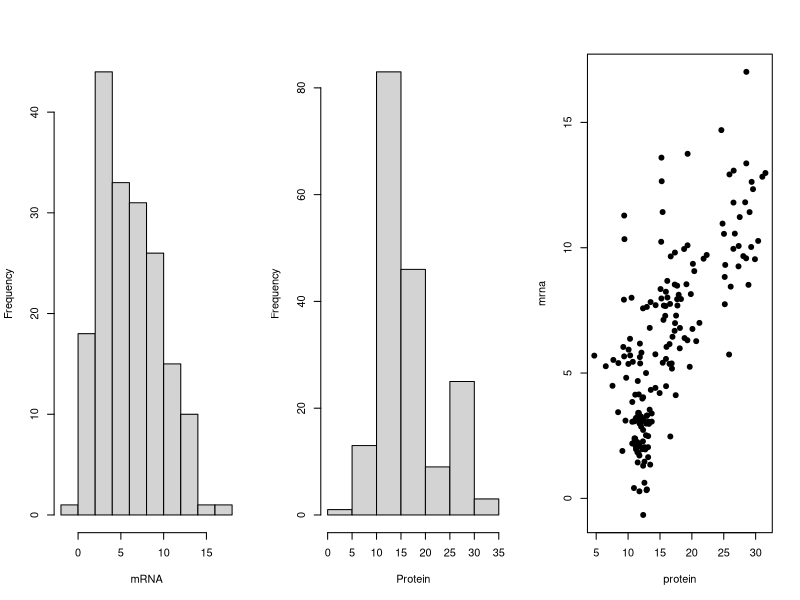
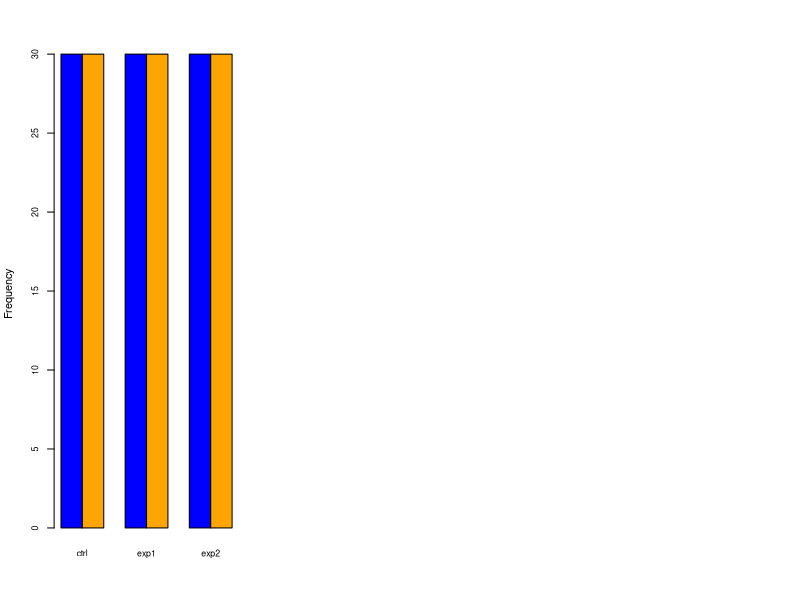
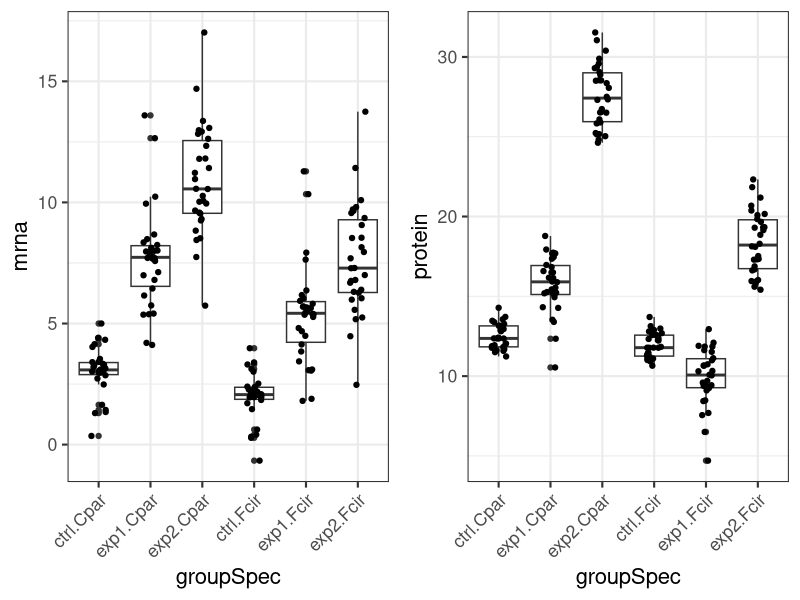

R code for these plots, in order:
## ---- chunk 1
require(knitr)
# include this code chunk as-is to set options
opts_chunk$set(comment = NA, prompt = FALSE, fig.height=5, fig.width=5, dpi=300, fig.align = "center", message = FALSE, warning = FALSE, cache=FALSE)
Sys.setlocale("LC_TIME", "C")
## ---- chunk 2
# Libraries and functions
suppressMessages(library(ggplot2))
suppressMessages(library(dplyr))
## ---- chunk 3
# Example data
n <- 6
ctrl <- rnorm(n, 2, 1)
exp1 <- rnorm(n, 5, 2)
exp2 <- rnorm(n, 8, 2)
factor <- rep(c("ctrl", "exp1", "exp2"), each = n)
spec <- rep(c("Fcir", "Cpar"), each = n*3)
## ---- chunk 4
data.frame(ctrl, exp1, exp2)
## ---- chunk 5
data.frame(Fcir.ctrl = ctrl, Fcir.exp1 = exp1, Fcir.exp2 = exp2, 
           Cpar.ctrl = ctrl+1.02, Cpar.exp1 = exp1+2.31, Cpar.exp2 = exp2+3.27)
## ---- chunk 6
data.frame(group = factor, 
           variable = c(ctrl, exp1, exp2))
## ---- chunk 7
data.frame(species = spec, 
           group = c(factor, factor), 
           variable = c(ctrl, exp1, exp2, ctrl+1.02, exp1+2.31, exp2+3.27))
## ---- chunk 8
# Example data
n <- 30
var1.ctrl <- rnorm(n, 2, 1)
var1.exp1 <- rnorm(n, 5, 2)
var1.exp2 <- rnorm(n, 8, 2)
var2.ctrl <- rnorm(n, 12, 1)
var2.exp1 <- rnorm(n, 10, 2)
var2.exp2 <- rnorm(n, 18, 2)
factor <- rep(c("ctrl", "exp1", "exp2"), each = n)
spec <- rep(c("Fcir", "Cpar"), each = n*3)

dataExample <- data.frame(species = spec, 
                          group = c(factor, factor), 
                          mrna = c(var1.ctrl, var1.exp1, var1.exp2, var1.ctrl+1.02, var1.exp1+2.31, var1.exp2+3.27),
                          protein = c(var2.ctrl, var2.exp1, var2.exp2, var2.ctrl+0.58, var2.exp1+5.84, var2.exp2+9.21))
dataExample %>% group_by(species, group) %>% sample_n(size = 3)
## ---- chunk 9
psych::describe(dataExample[, c("mrna", "protein")])
## ---- chunk 10
par(mfrow=c(1,3))
hist(dataExample$mrna, main = "", xlab = "mRNA")
hist(dataExample$protein, main = "", xlab = "Protein")
plot(mrna ~ protein, data = dataExample, pch = 19)
## ---- chunk 11
table(dataExample[, c("species", "group")])
## ---- chunk 12
par(xpd=T, cex.axis = 0.8)
barplot(table(dataExample[, c("species", "group")]), beside = T, 
        col= c("blue", "orange"), ylab = "Frequency")
legend(2.5, 35,  c("Fcir", "Cpar"), fill = c("blue", "orange"), bty = "n",ncol = 2)
## ---- chunk 13
do.call(data.frame, aggregate(mrna ~ group + species, data = dataExample, 
                              FUN = function(x) c(mean = mean(x), sd = sd(x), 
                                                  quantile(x, .25), median = median(x), quantile(x, .75)) ) )

do.call(data.frame, aggregate(protein ~ group + species, data = dataExample, 
                              FUN = function(x) c(mean = mean(x), sd = sd(x), 
                                                  quantile(x, .25), median = median(x), quantile(x, .75)) ) )
## ---- chunk 14
dataExample$groupSpec <- interaction(dataExample$group, dataExample$species)

mrnaBox <- ggplot(dataExample, aes(groupSpec, mrna)) +
  geom_boxplot() +
  geom_jitter(width=0.15) +
  theme_bw(16) +
  theme(axis.text.x = element_text(angle = 45, hjust=1))

proteinBox <- ggplot(dataExample, aes(groupSpec, protein)) +
  geom_boxplot() +
  geom_jitter(width=0.15) +
  theme_bw(16) +
  theme(axis.text.x = element_text(angle = 45, hjust=1))

ggpubr::ggarrange(mrnaBox, proteinBox,
          ncol = 2, nrow = 1)
